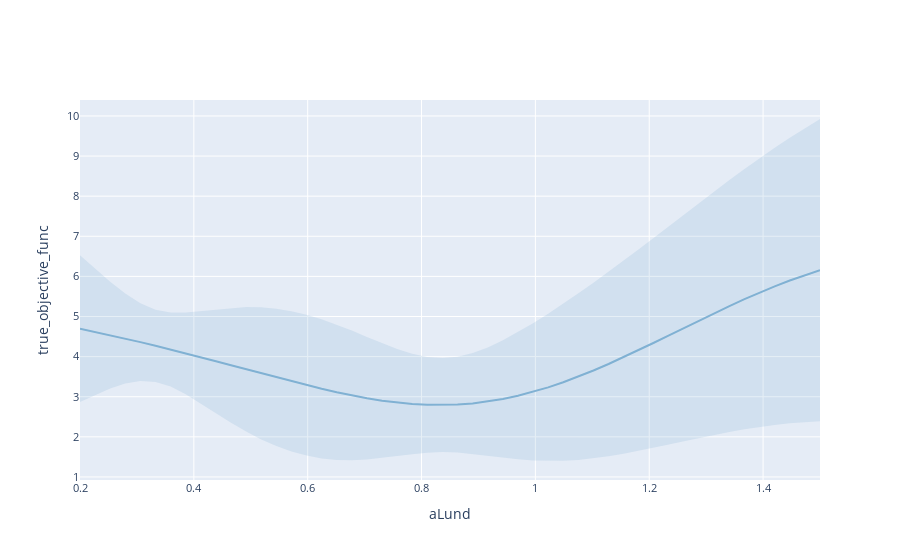

The notebook cell this image was saved under:
### Code cell
from ax.plot.slice import plot_slice

model = ax_client.generation_strategy.model
render(plot_slice(model, "aLund", "true_objective_func"))
